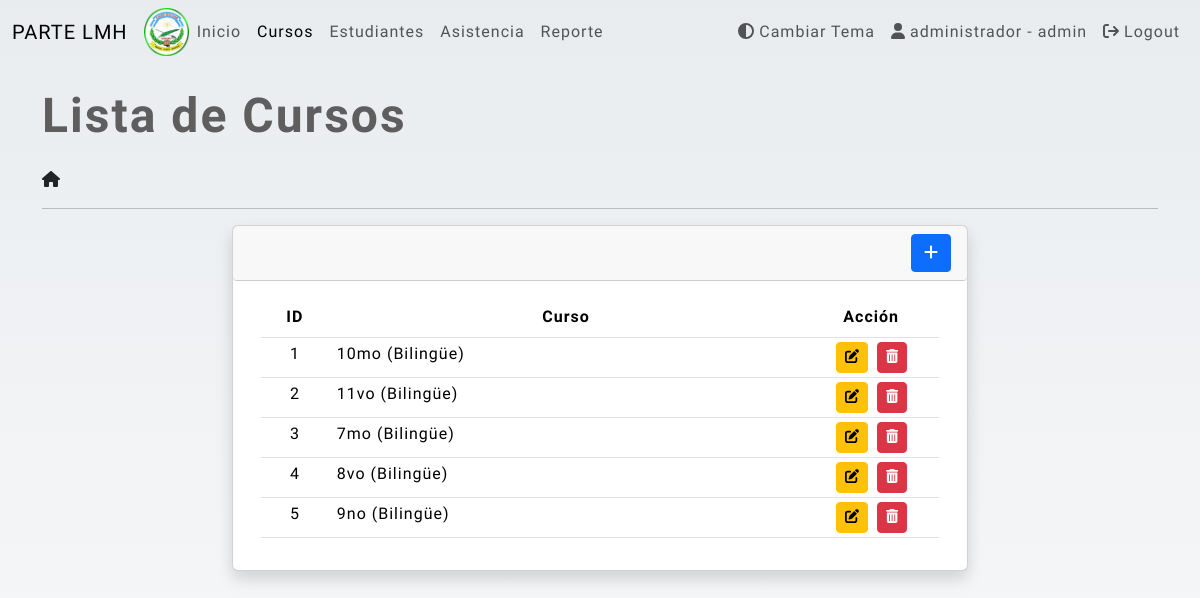
Screenshot of /?page=class_list (signed in) with the database file from the repository.
### tables this page shows
CREATE TABLE `class_tbl` (
  `id` int(11) NOT NULL,
  `name` text NOT NULL,
  `created_at` datetime NOT NULL DEFAULT current_timestamp(),
  `updated_at` datetime DEFAULT NULL ON UPDATE current_timestamp()
);

### classes/actions.class.php (called while the page is built, shortened)
<?php
class Actions{
    private $conn;
    function __construct(){
        require_once(realpath(__DIR__.'/../db-connect.php'));
        $this->conn = $conn;
    }
    public function list_class(){
        $sql = "SELECT * FROM `class_tbl` order by `name` ASC";
        $qry = $this->conn->query($sql);
        return $qry->fetch_all(MYSQLI_ASSOC);
    }
}

### pages/class_list.php (the view, shortened to what this page needs)
<div class="page-title mb-3">Lista de Cursos</div>
<div style="width:3%;">
  <a class="nav-link <?= (isset($page)) && $page == 'home' ? 'active' : '' ?>" href="./">
    <i class="fa-solid fa-house"></i>
  </a>
</div>
<hr>
<?php
$classList = $actionClass->list_class();
?>
<div class="row justify-content-center">
    <div class="col-lg-8 col-md-10 col-sm-12 col-12">
        <div class="card shadow">
            <div class="card-header rounded-1 ">
                <div class="d-flex w-100 justify-content-end align-items-center">
                    <button class="btn btn-md rounded-1 btn-primary" type="button" id="add_class"><i class="fa-solid fa-plus"></i></button>
                </div>
            </div>
            <div class="card-body rounded-1">
                <div class="container-fluid">
                    <div class="table-responsive">
                        <table class="table table-hover table-hovered table-stripped">
                            <colgroup>
                                <col width="10%">
                                <col width="70%">
                                <col width="20%">
                            </colgroup>
                            <thead>
                                <tr class="bg-transparent">
                                    <th class="bg-transparent text-center ">ID</th>
                                    <th class="bg-transparent text-center">Curso</th>
                                    <th class="bg-transparent text-center">Acción</th>
                                </tr>
                            </thead>
                            <tbody>
                                <?php $i=1?>
                                <?php if(!empty($classList) && is_array($classList)): ?>
                                <?php foreach($classList as $row): ?>
                                    <tr>
                                        <td class="text-center px-2 py-1"><?php echo $i++?></td>
                                        <td class="px-2 py-1"><?= $row['name'] ?></td>
                                        <td class="text-center px-2 py-1">
                                            <div class="input-group input-group-sm justify-content-center">
                                                <button class="btn btn-sm btn-warning rounded-1 edit_class" type="button" data-id="<?= $row['id'] ?>" title="Edit"><i class="fa-solid fa-pen-to-square"></i></button>
                                                <button class="btn btn-sm btn-danger rounded-1 delete_class" type="button" data-id="<?= $row['id'] ?>" title="Delete"><i class="fa-solid fa-trash-can"></i></button>
                                            </div>
                                        </td>
                                    </tr>
                                <?php endforeach; ?>
                                <?php else: ?>
                                    <tr>
                                        <th class="text-center px-2 py-1" colspan="3">Registros no Encontrados.</th>
                                    </tr>
                                <?php endif; ?>
                            </tbody>
                        </table>
                    </div>
                </div>
            </div>
        </div>
    </div>
</div>

### assets/css/style.css (style rules this page uses)
:root { --font-orbiton: 'Orbitron', sans-serif; --font-ubuntu: 'Ubuntu', Helvetica; }
html, body { height: 100%; width: 100%; max-height: 100%; overflow: auto; }
* { font-family: var(--font-ubuntu); letter-spacing: 1px; }
body:not(.printable-receipt) { background-color: #cfd9df; background-image: linear-gradient(to top, #f8f9fa 0%, #e9ecef 100%); }
div.page-title, div.page-title * { font-size: 3rem; font-weight: 600; letter-spacing: 2px; color: #5e5e5e; font-family: var(--font-orbiton); }

### rows the page displays
class_tbl: name "10mo (Bilingüe)"
class_tbl: name "11vo (Bilingüe)"
class_tbl: name "7mo (Bilingüe)"
class_tbl: name "8vo (Bilingüe)"
class_tbl: name "9no (Bilingüe)"

### other values shown
$_SESSION['user_name'] "administrador"
$_SESSION['user_role'] "admin"
